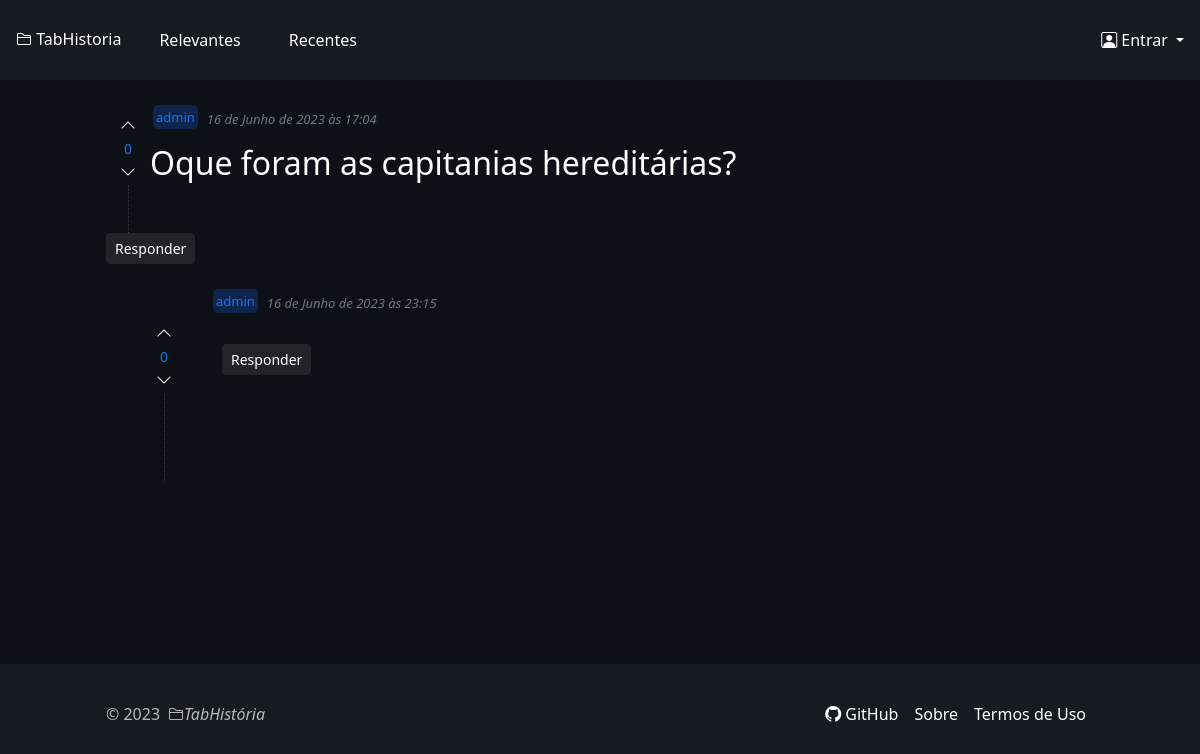
Screenshot of /post/7/ with the database file from the repository.
### apps/post/models.py (models this page shows, shortened)
class Post(models.Model):
    title = models.CharField(max_length=100)
    creator = models.ForeignKey(User, on_delete=models.CASCADE)
    likes = models.IntegerField(blank=True, null=True,  default=0)
    users_liked = models.ManyToManyField(
        User, related_name='users_liked', blank=True)
    users_disliked = models.ManyToManyField(
        User, related_name='users_disliked', blank=True)
    comments = models.ManyToManyField(Comment, blank=True)
    creation_date = models.DateTimeField(auto_now_add=True)
    update_date = models.DateTimeField(auto_now=True)
    content = models.TextField()

class Comment(models.Model):
    creator = models.ForeignKey(User, on_delete=models.CASCADE)
    comments = models.ManyToManyField('self', blank=True)
    likes = models.IntegerField(blank=True, null=True, default=0)
    users_liked = models.ManyToManyField(
        User, related_name='comment_liked', blank=True)
    users_disliked = models.ManyToManyField(
        User, related_name='comment_disliked', blank=True)
    creation_date = models.DateTimeField(auto_now_add=True)
    content = models.TextField()

### apps/post/views.py (the view)
# urls.py: path('post/<int:id>/', views.post_viewer, name='post_viewer'),
def post_viewer(request, id):
    if request.method == 'GET':
        post = get_object_or_404(Post, id=id)
        comments = post.comments.all()
        render_post_url = reverse('post:render_post', kwargs={'id': post.id})
        context = {
            'post': post,
            'comments': comments,
            'render_post_url': render_post_url,
        }
        return render(request, 'pages/post_viewer.html', context=context)
    return HttpResponse("Invalid request")

### apps/post/templates/pages/post_viewer.html (shortened to what this page needs)
{% extends 'base.html' %}
{% load static %}
{% block head %}
  <link rel="stylesheet" href="https://cdn.jsdelivr.net/simplemde/latest/simplemde.min.css">
{% endblock %}
{% block body %}
<main class="dark-mode" id="main">
  <section class="container pt-4 d-flex">
    <aside class="d-flex flex-column justify-content-start align-items-center p-2">
      <form action="{% url 'post:vote' post.id %}" method="POST" class="d-flex flex-column justify-content-start align-items-center">{% csrf_token %}
        <button type="submit" name="vote" value="up" style="border: none; background: none; color: inherit;" class="bi bi-chevron-up"></button>
        <p style="color: #1174f5; font-size: 14px;" class="m-0">{{post.likes}}</p>
        <button type="submit" name="vote" value="down" style="border: none; background: none; color: inherit;" class="bi bi-chevron-down"></button>
      </form>
    </aside>
    <div>
      <div class="d-flex p-0">
        <p><a class="creator" href="{% url 'client:profile' post.creator.id %}">{{ post.creator }}</a></p>
        <p class="date">{{post.creation_date}}</p>
      </div>
      <div class="title-header">
        <h2 class="title">{{ post.title }}</h2>
      </div>
    </div>
  </section>
  <section class="container text-white pt-4 mt-3">
    <button type="button" value="Publicar conteúdo" class="btn btn-dark btn-sm" data-bs-toggle="modal" data-bs-target="#myModal" id="respond-post">Responder</button>
  </section>
  {% include 'partials/comment.html' with first_listing=True %}
</main>
{% endblock %}

### apps/post/templates/partials/comment.html (shortened to what this page needs)
{% for comment in comments %}
<section class="container p-4 d-flex">
  <aside class="d-flex flex-column justify-content-start align-items-center p-2 m-4">
    <form action="{% url 'post:vote' comment.id %}" method="POST" class="d-flex flex-column justify-content-start align-items-center">{% csrf_token %}
      <button type="submit" name="vote" value="up" style="border: none; background: none; color: inherit;" class="bi bi-chevron-up"></button>
      <p style="color: #1174f5; font-size: 14px;" class="m-0">{{comment.likes}}</p>
      <button type="submit" name="vote" value="down" style="border: none; background: none; color: inherit;" class="bi bi-chevron-down"></button>
    </form>
  </aside>
  <div>
    <div class="title-header">
      <div class="d-flex">
        <p><a class="creator" href="{% url 'client:profile' post.creator.id %}">{{ comment.creator }}</a></p>
        <p class="date">{{comment.creation_date}}</p>
      </div>
    </div>
    <section class="container text-white mt-3">
      <button type="button" value="Publicar conteúdo" class="btn btn-dark btn-sm" data-bs-toggle="modal" data-bs-target="#myModal{{comment.id}}" id="respond-comment{{comment.id}}">Responder</button>
    </section>
  </div>
</section>
{% endfor %}

### templates/static/css/style.css (style rules this page uses)
html, body { margin: 0; padding: 0; box-sizing: border-box; }
* { font-family: system-ui, -apple-system, BlinkMacSystemFont, 'Segoe UI', Roboto, Oxygen, Ubuntu, Cantarell, 'Open Sans', 'Helvetica Neue', sans-serif; }
.dark-mode { min-height: 73vh; padding-bottom: 30px; background-color: #0D1117; }
.text-white { color: white; }
.dark-mode .container { color: #fff; }
.container { max-width: 1012px; }
a { color: #fff; text-decoration: none; }
body { background-color: #161B22; }
.creator { font-size: 13px; max-width: fit-content; padding: 3px; margin: 3px; border-radius: 5px; color: #1174f5; background-color: #0d4fb854; }
.date { margin: 3px; padding: 3px; font-size: 13px; font-style: italic; color: #6E7681; }

### rows the page displays
Post: likes "0", creator "admin", creation_date "16 de Junho de 2023 às 17:04", title "Oque foram as capitanias hereditárias?"
Comment: likes "0", creator "admin", creation_date "16 de Junho de 2023 às 23:15"
